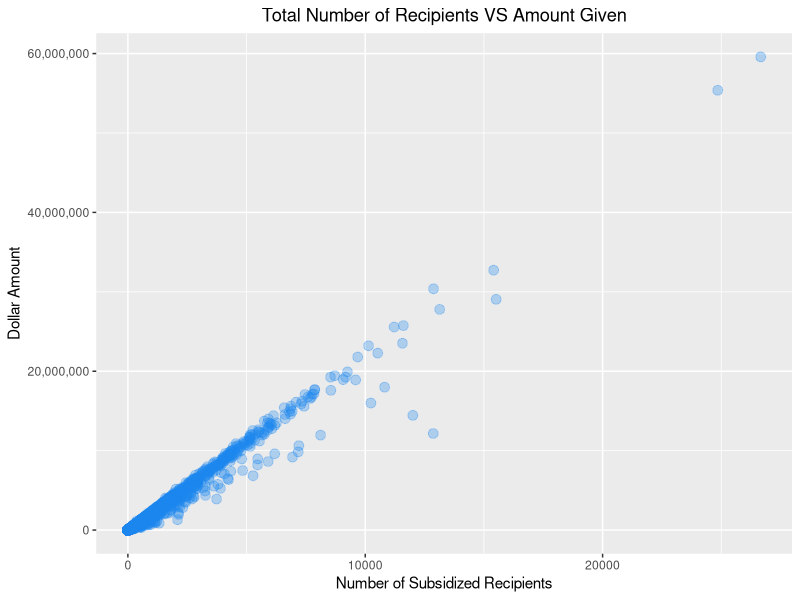

This chart was generated by the following R code:
library(tidyverse)

dash <- read.csv(file = "data/dashboard_data.csv")


ggplot(data = dash) +
  geom_point(mapping = aes(x = Subsidized.Recipients, y = Subsidized.Dollars.of.Disbursements),
  alpha = 0.3,
  size = 3,
  color = "dodgerblue2"
  ) +
  labs(y = "Dollar Amount", x = "Number of Subsidized Recipients", title = "Total Number of Recipients VS Amount Given") +
  scale_y_continuous(labels = scales::comma) +
  theme(plot.title = element_text(hjust = 0.5))